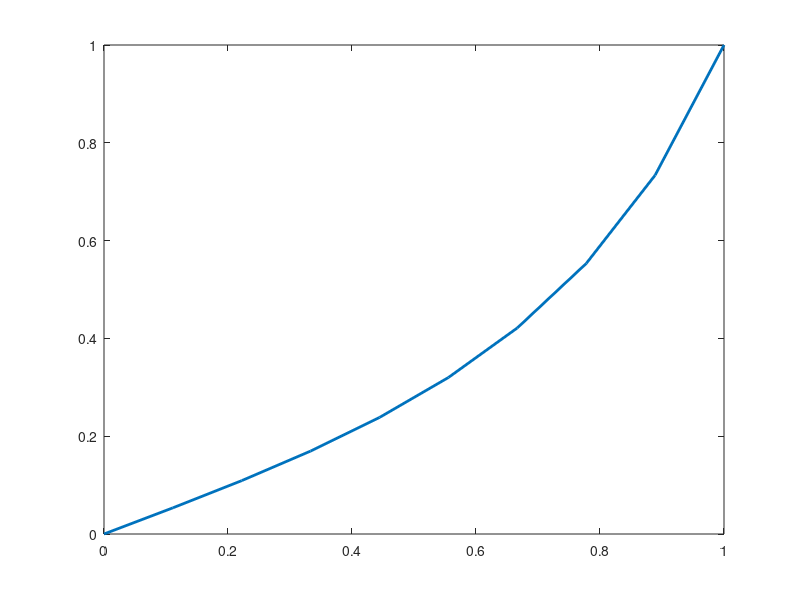

Write the MATLAB code that produced this figure.
    clc;
    clear all;
    n = 10;
    y = zeros(1,n);
    t = zeros(1,n);    
    maxitr = 100;
    h = 1.0/(n-1);
    y(1) = 0;
    y(n) = 1;
    for i = 1:n
        t(i) = (i-1)*h;
    end
    for i = 1:maxitr
        y(1) = 0;
        y(n) = 1;
        for k = 2: n-1
             y(k) = (y(k+1) + y(k-1) - (h*h*t(k)*t(k)))/(2 + h*h*(3 + 10*y(k)*y(k)));
        end
    end
    t
    y
   plot(t,y,'LineWidth',2)